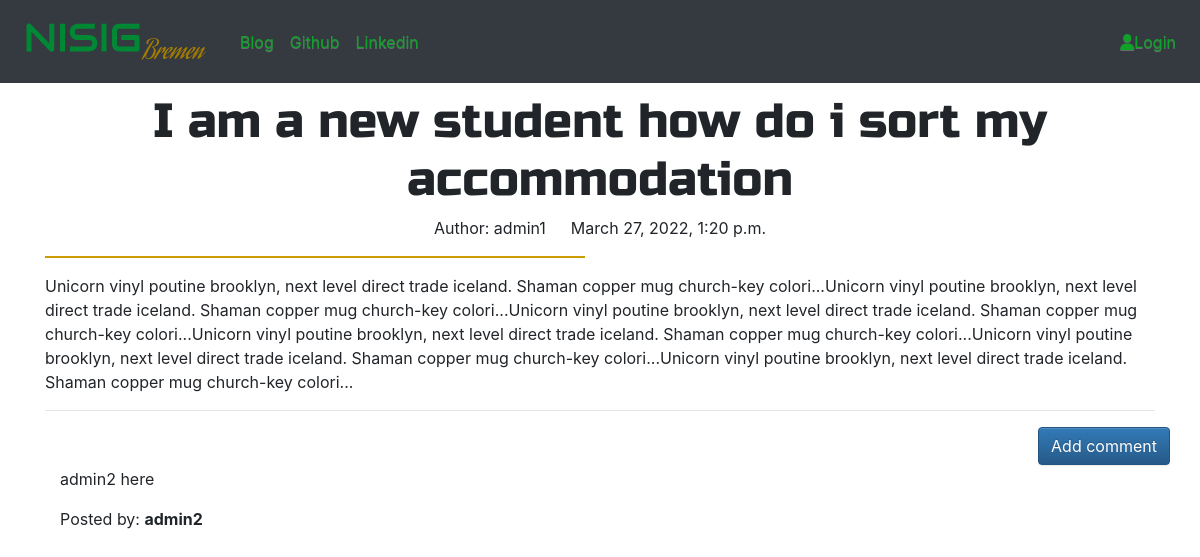
The page /post/8/ on the database its author committed.
### nsig_blog/models.py (models this page shows, shortened)
class Post(models.Model):
    author=models.ForeignKey(User, on_delete=models.CASCADE,null=True) # connects each author to an auth user
    published_date=models.DateTimeField(blank=True,null=True)
    title=models.CharField(max_length=200)
    create_date=models.DateTimeField(default=timezone.now)
    text=models.TextField()

class Comment(models.Model):
    post=models.ForeignKey('nsig_blog.Post', related_name='comments', on_delete=models.CASCADE) #connects each comment to a post
    author=models.CharField(max_length=100)
    text=models.TextField()
    create_date=models.DateTimeField(default=timezone.now)
    approved_comment=models.BooleanField(default=False)

### nsig_blog/views.py (the view)
# urls.py: path('post/<int:pk>/',views.PostDetailView.as_view(),name='post_detail'),
class PostDetailView (DetailView):
    model=Post

### nsig_blog/templates/nsig_blog/post_detail.html (shortened to what this page needs)
{% extends "nsig_blog/base.html" %}
{% block bodyblk %}
    <h1 class="posttitle ">{{post.title}}</h1>
    {% if post.published_date %}
      <div class="date postdate ">
        <p> Author: {{post.author}} &emsp; {{ post.published_date }}</p>
      </div>
    {% else %}
      <a class="btn post-btn" href="{% url 'post_publish' pk=post.pk %}">Publish</a>
    {% endif %}
    <div>
     <p class="postcontent">{{ post.text|safe|linebreaksbr}}</p>
    </div>
    <hr>
    <a class="btn btn-primary btn-comment" href="{% url 'add_comment_to_post' pk=post.pk %}">Add comment</a>
    <div class="container">
        {% for comment in post.comments.all %}
        <br>
            {% if user.is_authenticated or comment.approved_comment %}
                <p>{{ comment.text|safe|linebreaks }}</p>
                <p>Posted by: <strong>{{ comment.author }}</strong></p>
            {% endif %}
        {% empty %}
            <p>No comments posted.</p>
        {% endfor %}
    </div>
{% endblock %}

### nsig_blog/static/css/nsig_blog.css (style rules this page uses)
body { font-size: 16px; }
.container { width: 100%; }
.postdate { text-align: center; }
.posttitle { font-family: 'Russo One', sans-serif; font-size: 3em; text-align: center; }
.postcontent { font-family: 'Montserrat'; font-size: 1em; border: 1px solid rgb(204, 157, 2); width: 45vw; }
.btn-comment { position: absolute; right: 0px; }

### rows shown on the page
Post: title "I am a new student how do i sort my accommodation", author "admin1", published_date "March 27, 2022, 1:20 p.m.", text "Unicorn vinyl poutine brooklyn, next level direct trade iceland. Shaman copper mug church-key colori...Unicorn vinyl poutine brooklyn, next level direct trade iceland. Shaman copper mug church-key colori...Unicorn vinyl poutine brooklyn, next level direct trade iceland. Shaman copper mug church-key colori...Unicorn vinyl poutine brooklyn, next level direct trade iceland. Shaman copper mug church-key colori...Unicorn vinyl poutine brooklyn, next level direct trade iceland. Shaman copper mug church-key colori...Unicorn vinyl poutine brooklyn, next level direct trade iceland. Shaman copper mug church-key colori..."
Comment: text "admin2 here", author "admin2"
